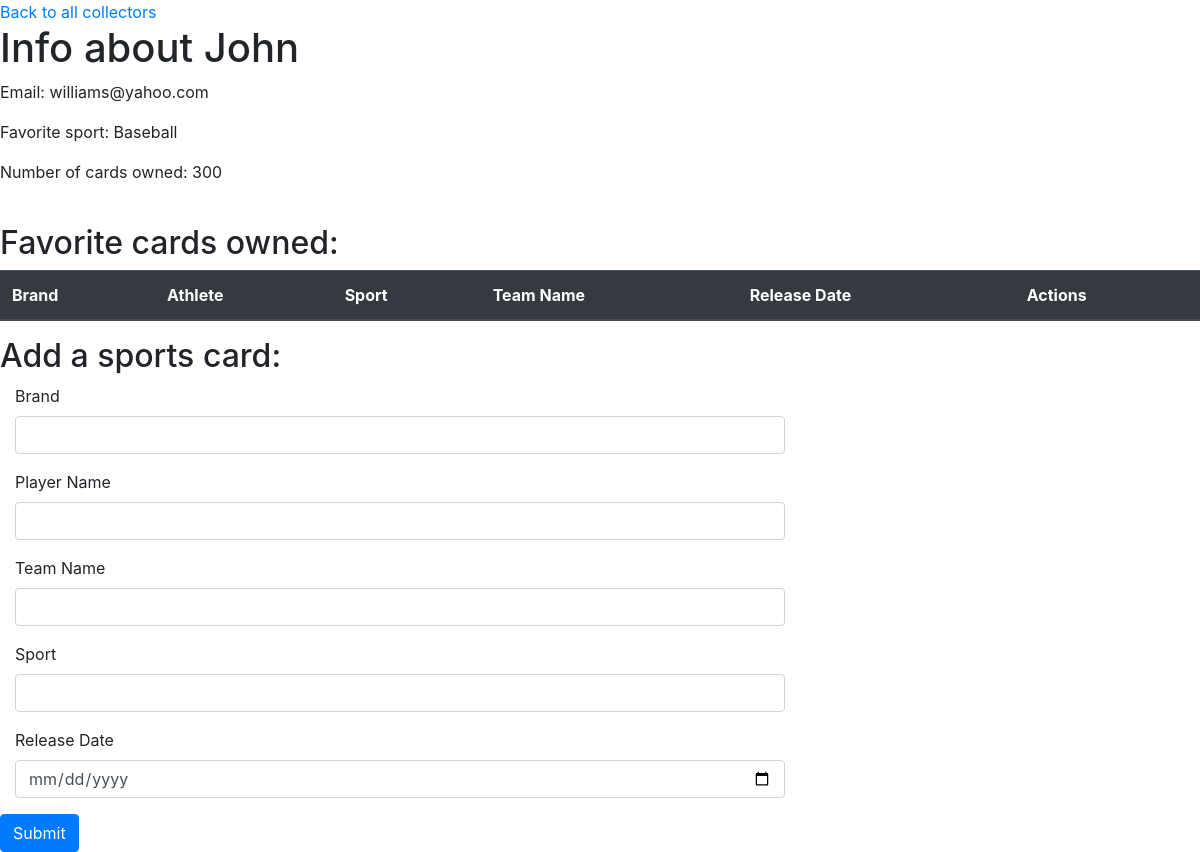
The page /collectors/5 on the database its author committed.
### main/models.py (models this page shows)
class User(models.Model):
    first_name=models.CharField(max_length=100)
    last_name=models.CharField(max_length=100)
    email=models.EmailField(unique=True)
    favorite_sport=models.TextField()
    number_of_cards_owned=models.IntegerField()
    created_at=models.DateTimeField(auto_now_add=True)
    updated_at=models.DateTimeField(auto_now=True)

### main/views.py (the view)
# urls.py: path("collectors/<int:user_id>", views. show_collector_page),
def show_collector_page(request, user_id):
    context={
        "user": User.objects.get(id=user_id),
        "cards": Card.objects.all()
    }
    return render(request, "show-user.html", context)

### main/templates/show-user.html (shortened to what this page needs)
<!DOCTYPE html>
<html lang="en">
<head>
    <link rel="stylesheet" href="https://stackpath.bootstrapcdn.com/bootstrap/4.5.2/css/bootstrap.min.css">
</head>
<body>
    <a href="/collectors">Back to all collectors</a>
    <h1>Info about {{user.first_name}} </h1>
    <p>Email: {{user.email}}</p>
    <p>Favorite sport: {{user.favorite_sport}}</p>
    <p>Number of cards owned: {{user.number_of_cards_owned}}</p>
    <br>
    <h2>Favorite cards owned:</h2>
    <table class="table">
        <thead class="thead-dark">
            <tr>
                <th scope="col">Brand</th>
                <th scope="col">Athlete</th>
                <th scope="col">Sport</th>
                <th scope="col">Team Name</th>
                <th scope="col">Release Date</th>
                <th scope="col">Actions</th>
            </tr>
        </thead>
    </table>
        <h2>Add a sports card:</h2>
        <form action="/collectors/{{user.id}}/cards/create" method="POST">
            <div class="form-group col-sm-8">
                <label>Brand</label>
                <input type="text" class="form-control" name="brand">
            </div>
            <div class="form-group col-sm-8">
                <label>Player Name</label>
                <input type="text" class="form-control" name="player_name">
            </div>
            <div class="form-group col-sm-8">
                <label>Team Name</label>
                <input type="text" class="form-control" name="team_name">
            </div>
            <div class="form-group col-sm-8">
                <label>Sport</label>
                <input type="text" class="form-control" name="sport">
            </div>
            <div class="form-group col-sm-8">
                <label>Release Date</label>
                <input type="date" class="form-control" name="release_date">
            </div>
            <button class="btn btn-primary">Submit</button>
        </form>
</body>
</html>

### rows shown on the page
User: first_name "John", email "williams@yahoo.com", favorite_sport "Baseball", number_of_cards_owned "300"
